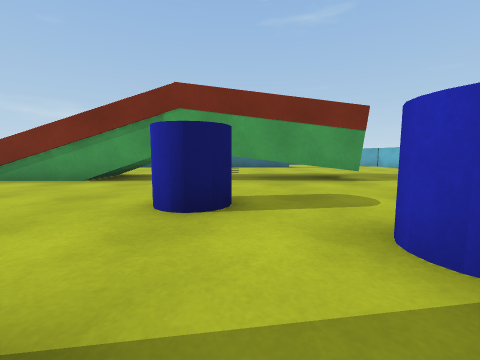
view 1 (above)

24 first-person views from a walk through a Unity game level. The camera is 0.64 m above the floor, tilts 6° down and sees 90° across. The floor is counted in squares, 1 m on a side. Each view is taken from the middle of a square. On the plan, view 1 faces up. The plan holds only what a view shows up to about 9 squares ahead; the rest is blank.

view 2
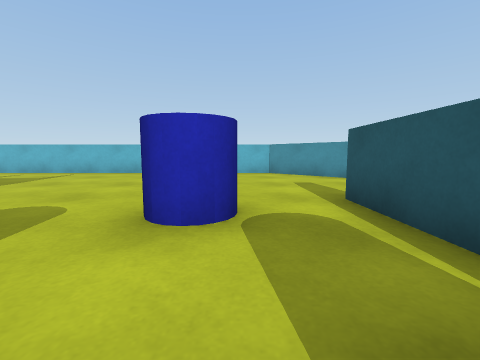

view 3
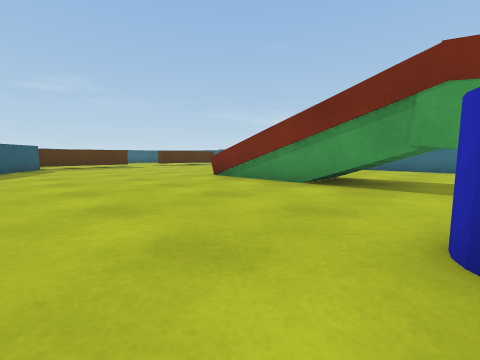

view 4
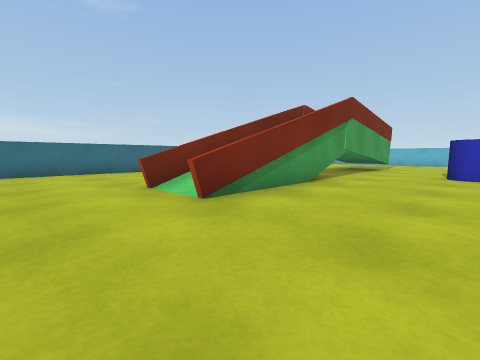

view 5
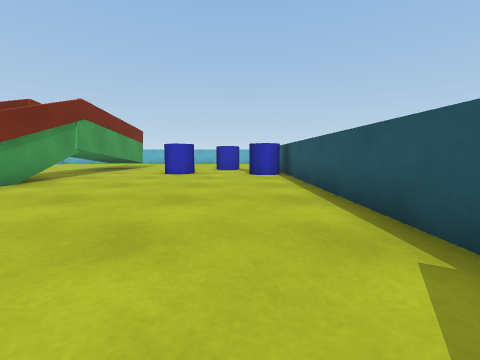

view 6
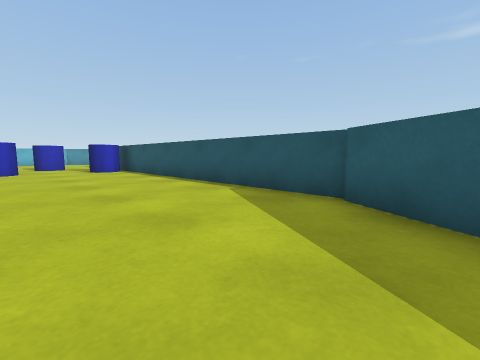

view 7
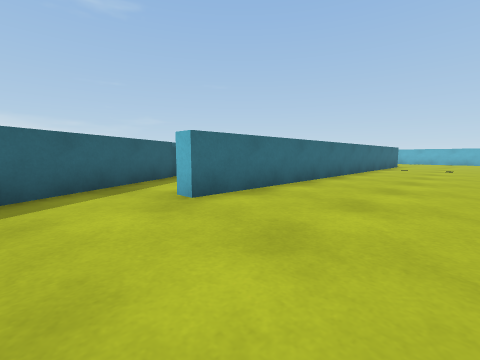

view 8
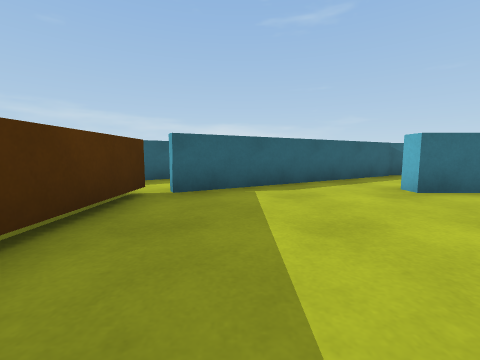

view 9
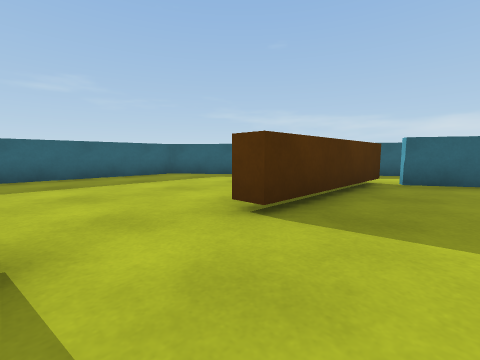

view 10
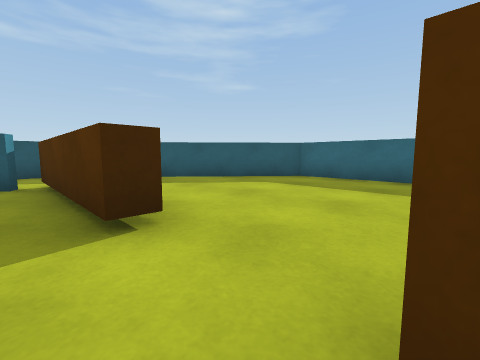

view 11
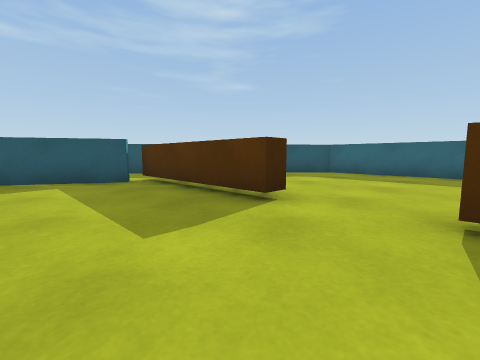

view 12
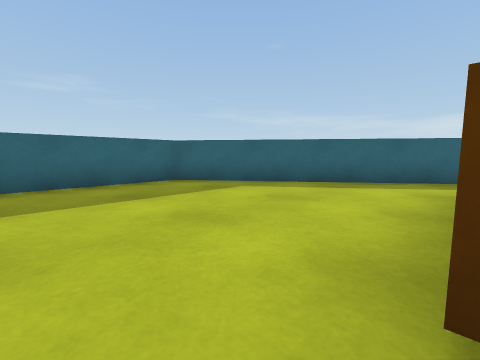

view 13
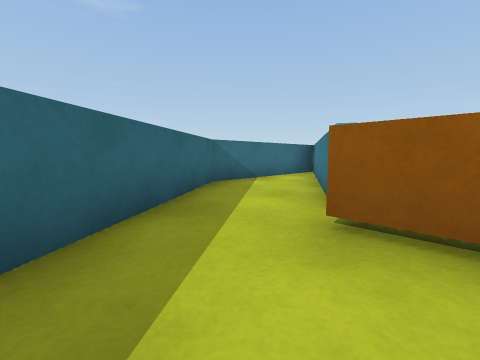

view 14
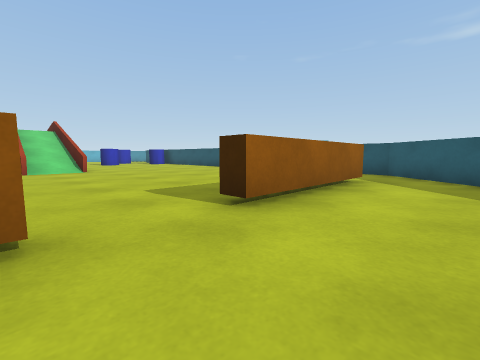

view 15
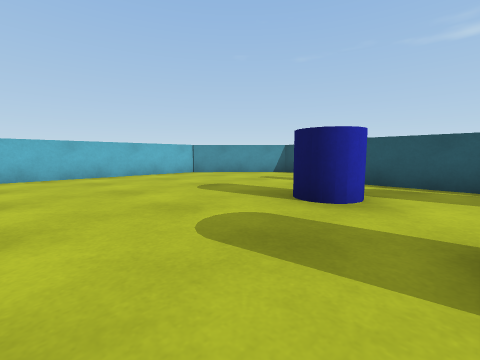

view 16
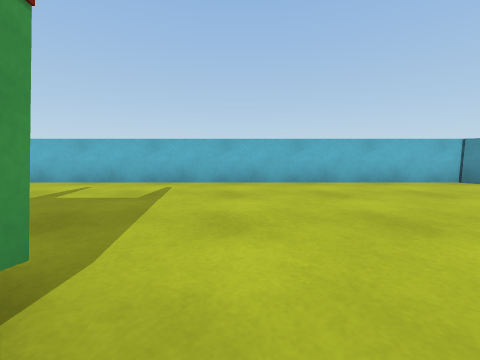

view 17
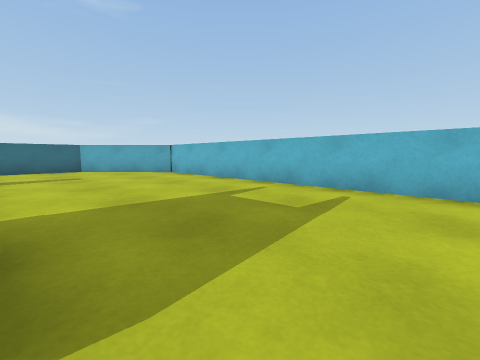

view 18
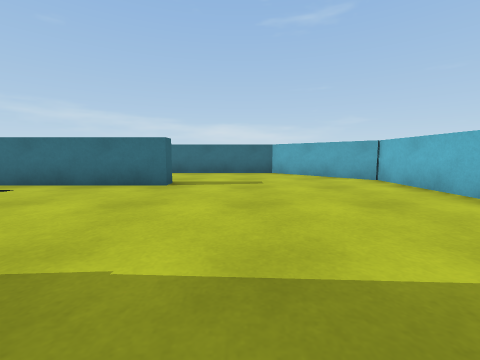

view 19
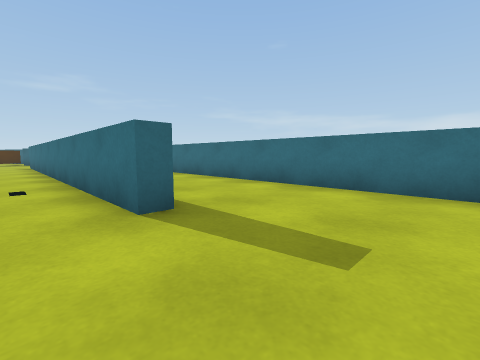

view 20
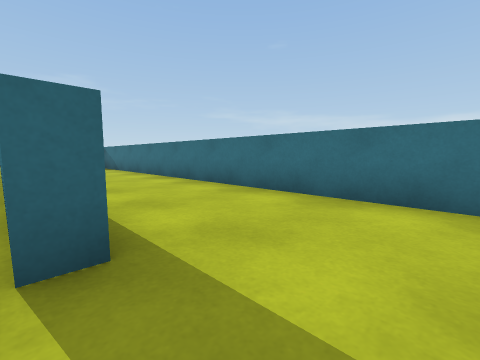

view 21
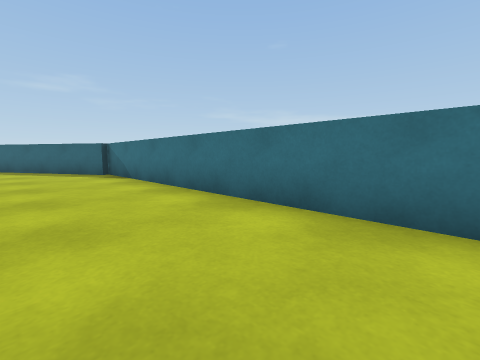

view 22
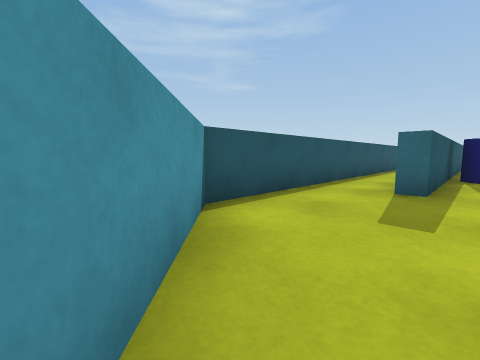

view 23
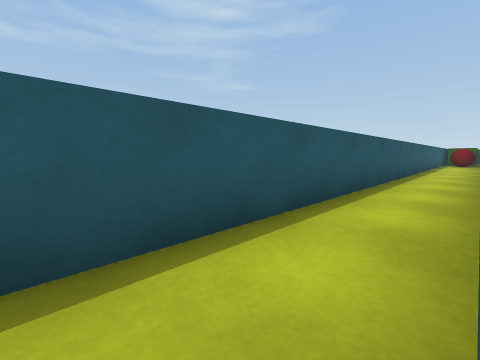

view 24
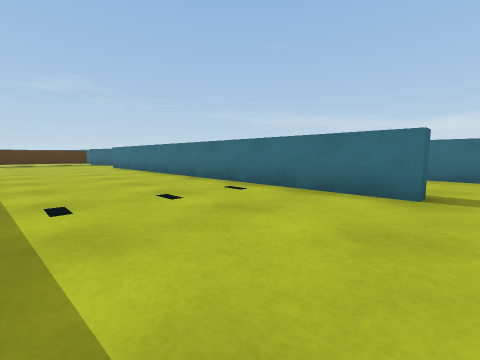

### Floor plan
Key: @ floor where view 1 was taken; # wall or solid block; x gap in a wall; . floor; / step, stairs or slope; = window, fence, low wall or low ledge; ^ raised ledge; C blue cylinder.
Columns run from 21 left of view 1 to 8 right of it. Each row starts with its distance up from view 1.
 16        #####################
 15      ###...##..............##
 14     ##...###................##
 13    ##...##...................#
 12   ##..^x#..#############.....#
 11 ###...^......................#
 10 #.....^......................#
  9 #.....^......................#
  8 #.....^.......##.............#
  7 #............../// //   .....#
  6 #.....^.......##=========....#
  5 #.....^......................#
  4 ##....^......................#
  3  ##...^.............CC.......#
  2   ##..^##.............CC.....#
  1    ##...## ............C.....#
  0     ##..  ##........C@.......#
 -1      ###   #############....##
 -2             ...............##
 -3              ###############

Where each view was taken, in squares from view 1:
view 1: 0 up, 0 right, facing up
view 2: 1 up, 1 left, facing right
view 3: 1 up, 1 left, facing up-left
view 4: 3 up, 9 left, facing up-right
view 5: 1 up, 9 left, facing right
view 6: 3 up, 11 left, facing down-right
view 7: 9 up, 12 left, facing up-right
view 8: 8 up, 13 left, facing up
view 9: 6 up, 13 left, facing up-left
view 10: 8 up, 14 left, facing down-left
view 11: 8 up, 12 left, facing down-left
view 12: 7 up, 15 left, facing up-left
view 13: 11 up, 17 left, facing up-right
view 14: 8 up, 17 left, facing down-right
view 15: 5 up, 0 right, facing down-right
view 16: 5 up, 2 right, facing right
view 17: 5 up, 3 right, facing up-right
view 18: 7 up, 4 right, facing up
view 19: 11 up, 5 right, facing up-left
view 20: 12 up, 4 right, facing up-left
view 21: 13 up, 0 right, facing up-left
view 22: 0 up, 7 right, facing down-left
view 23: 1 down, 3 right, facing down-left
view 24: 8 up, 3 right, facing up-left
